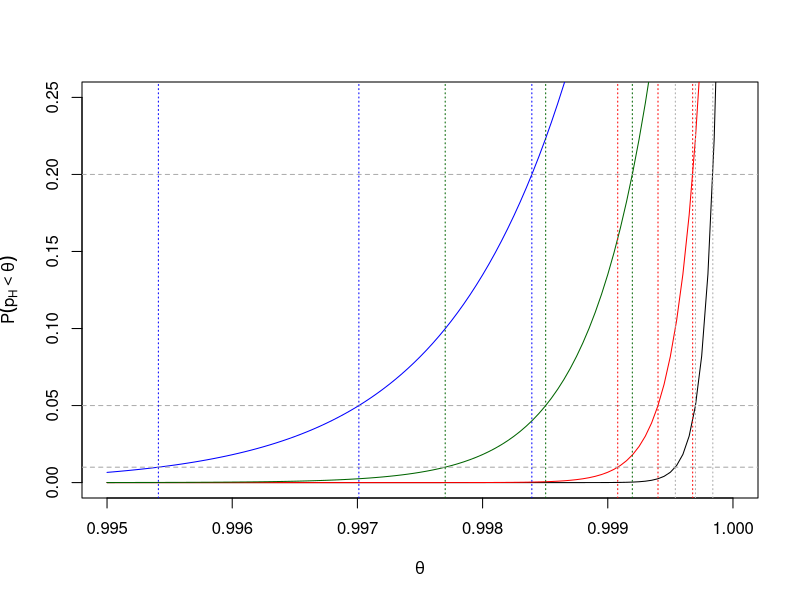
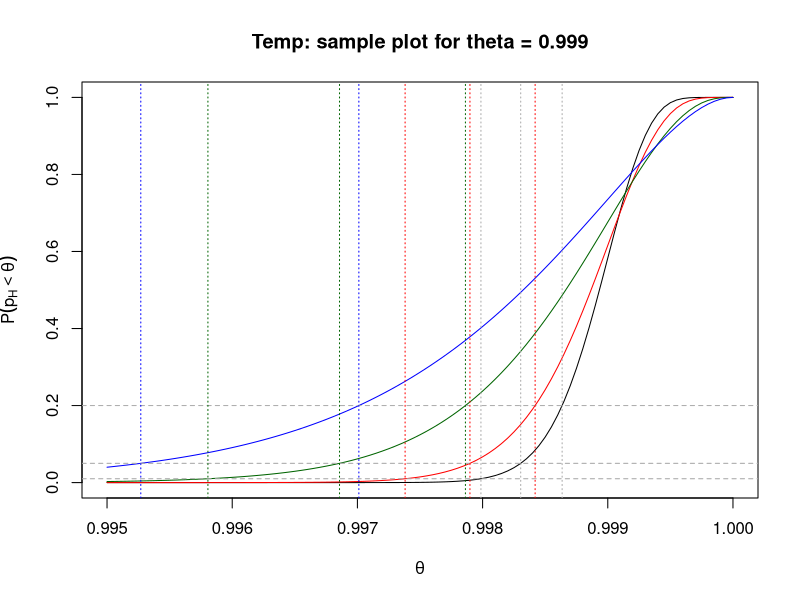

Reproduce these figures in R, in order.
## ---- chunk 1
plot(function (theta) pbeta(theta, 10001, 1), xlim = c(0.995, 1.0), ylim = c(0, 0.25), xlab = expression(theta), ylab = expression(P(p[H] < theta)))
curve(pbeta(x, 5001, 1), add = TRUE, col = "red")
curve(pbeta(x, 2001, 1), add = TRUE, col = "darkgreen") 
curve(pbeta(x, 1001, 1), add = TRUE, col = "blue")
confs = c(0.01, 0.05, 0.20)
abline(h = confs, lty = "dashed", col = "darkgrey")
abline(v = qbeta(confs, 1001, 1), lty = "dotted", col = "blue")
abline(v = qbeta(confs, 2001, 1), lty = "dotted", col = "darkgreen")
abline(v = qbeta(confs, 5001, 1), lty = "dotted", col = "red")
abline(v = qbeta(confs, 10001, 1), lty = "dotted", col = "darkgrey")
## ---- chunk 2
plot(function (theta) pbeta(theta, 9991, 11), xlim = c(0.995, 1.0), ylim = c(0, 1), xlab = expression(theta), ylab = expression(P(p[H] < theta)), main = "Temp: sample plot for theta = 0.999")
curve(pbeta(x, 4996, 6), add = TRUE, col = "red")
curve(pbeta(x, 1999, 3), add = TRUE, col = "darkgreen") 
curve(pbeta(x, 1000, 2), add = TRUE, col = "blue")
confs = c(0.01, 0.05, 0.20)
abline(h = confs, lty = "dashed", col = "darkgrey")
abline(v = qbeta(confs, 1000, 2), lty = "dotted", col = "blue")
abline(v = qbeta(confs, 1999, 3), lty = "dotted", col = "darkgreen")
abline(v = qbeta(confs, 4996, 6), lty = "dotted", col = "red")
abline(v = qbeta(confs, 9991, 11), lty = "dotted", col = "darkgrey")
